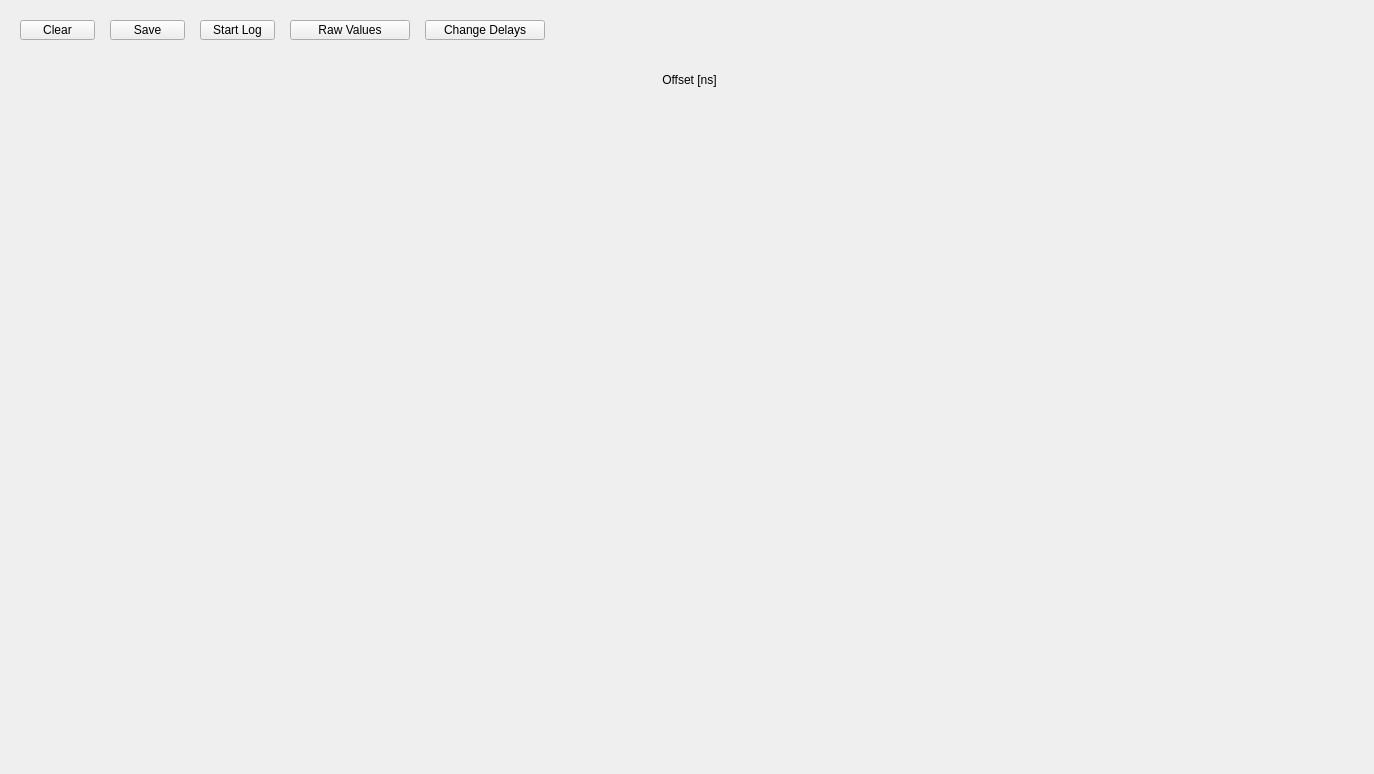
<?xml version="1.0" encoding="UTF-8"?>
<ui version="4.0">
 <class>Upa_PpsTab</class>
 <widget class="QWidget" name="Upa_PpsTab">
  <property name="geometry">
   <rect>
    <x>0</x>
    <y>0</y>
    <width>1374</width>
    <height>774</height>
   </rect>
  </property>
  <property name="windowTitle">
   <string>Form</string>
  </property>
  <widget class="QWidget" name="PpsOffsetChartValue" native="true">
   <property name="geometry">
    <rect>
     <x>19</x>
     <y>60</y>
     <width>1340</width>
     <height>700</height>
    </rect>
   </property>
   <property name="autoFillBackground">
    <bool>true</bool>
   </property>
   <layout class="QVBoxLayout" name="verticalLayout_3">
    <property name="spacing">
     <number>0</number>
    </property>
    <property name="leftMargin">
     <number>0</number>
    </property>
    <property name="topMargin">
     <number>0</number>
    </property>
    <property name="rightMargin">
     <number>0</number>
    </property>
    <property name="bottomMargin">
     <number>0</number>
    </property>
    <item>
     <layout class="QVBoxLayout" name="PpsOffsetChartLayout">
      <property name="spacing">
       <number>0</number>
      </property>
     </layout>
    </item>
   </layout>
  </widget>
  <widget class="QLabel" name="PpsOffsetChartLabel">
   <property name="geometry">
    <rect>
     <x>19</x>
     <y>70</y>
     <width>1341</width>
     <height>20</height>
    </rect>
   </property>
   <property name="layoutDirection">
    <enum>Qt::LeftToRight</enum>
   </property>
   <property name="text">
    <string>Offset [ns]</string>
   </property>
   <property name="alignment">
    <set>Qt::AlignCenter</set>
   </property>
  </widget>
  <widget class="QPushButton" name="PpsClearButton">
   <property name="geometry">
    <rect>
     <x>20</x>
     <y>20</y>
     <width>75</width>
     <height>20</height>
    </rect>
   </property>
   <property name="text">
    <string>Clear</string>
   </property>
  </widget>
  <widget class="QPushButton" name="PpsCompensateValuesButton">
   <property name="enabled">
    <bool>true</bool>
   </property>
   <property name="geometry">
    <rect>
     <x>290</x>
     <y>20</y>
     <width>120</width>
     <height>20</height>
    </rect>
   </property>
   <property name="text">
    <string>Raw Values</string>
   </property>
  </widget>
  <widget class="QPushButton" name="PpsSaveButton">
   <property name="enabled">
    <bool>true</bool>
   </property>
   <property name="geometry">
    <rect>
     <x>110</x>
     <y>20</y>
     <width>75</width>
     <height>20</height>
    </rect>
   </property>
   <property name="text">
    <string>Save</string>
   </property>
  </widget>
  <widget class="QPushButton" name="PpsLogButton">
   <property name="enabled">
    <bool>true</bool>
   </property>
   <property name="geometry">
    <rect>
     <x>200</x>
     <y>20</y>
     <width>75</width>
     <height>20</height>
    </rect>
   </property>
   <property name="text">
    <string>Start Log</string>
   </property>
  </widget>
  <widget class="QPushButton" name="PpsChangeDelaysButton">
   <property name="enabled">
    <bool>true</bool>
   </property>
   <property name="geometry">
    <rect>
     <x>425</x>
     <y>20</y>
     <width>120</width>
     <height>20</height>
    </rect>
   </property>
   <property name="text">
    <string>Change Delays</string>
   </property>
  </widget>
 </widget>
 <resources/>
 <connections/>
</ui>
